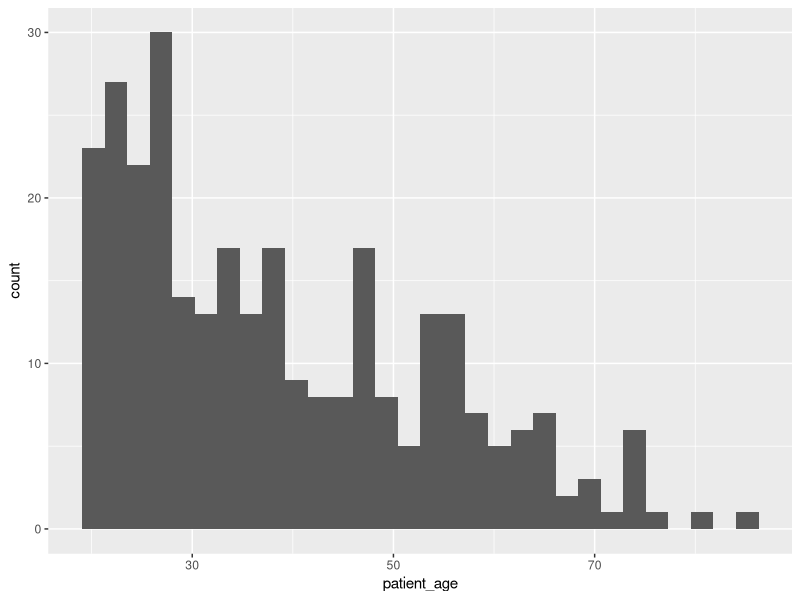
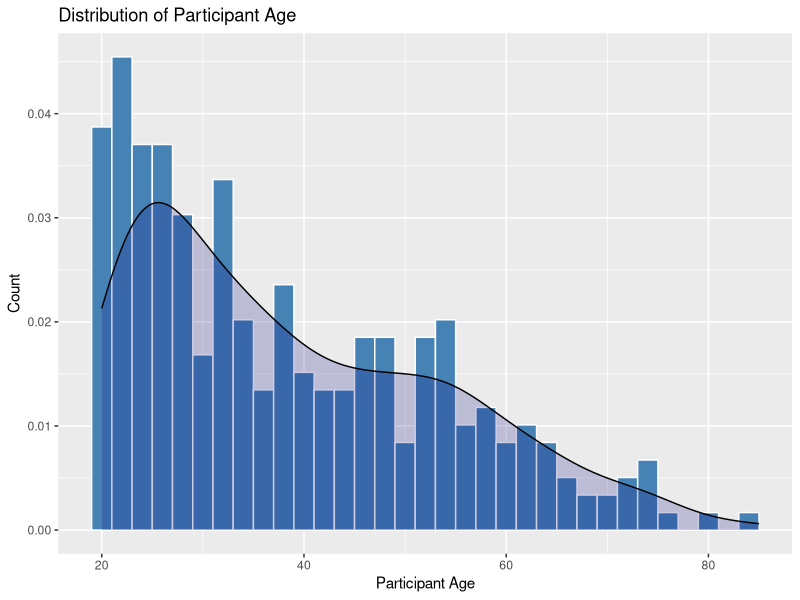
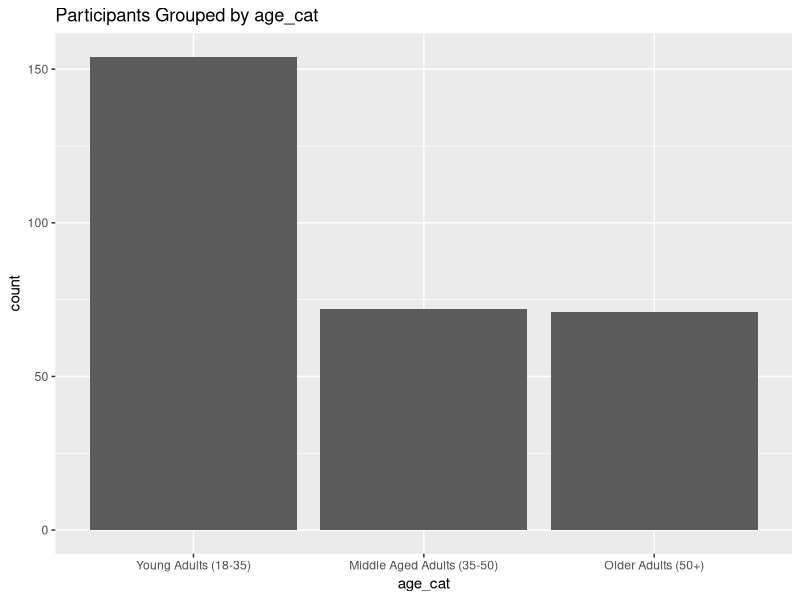
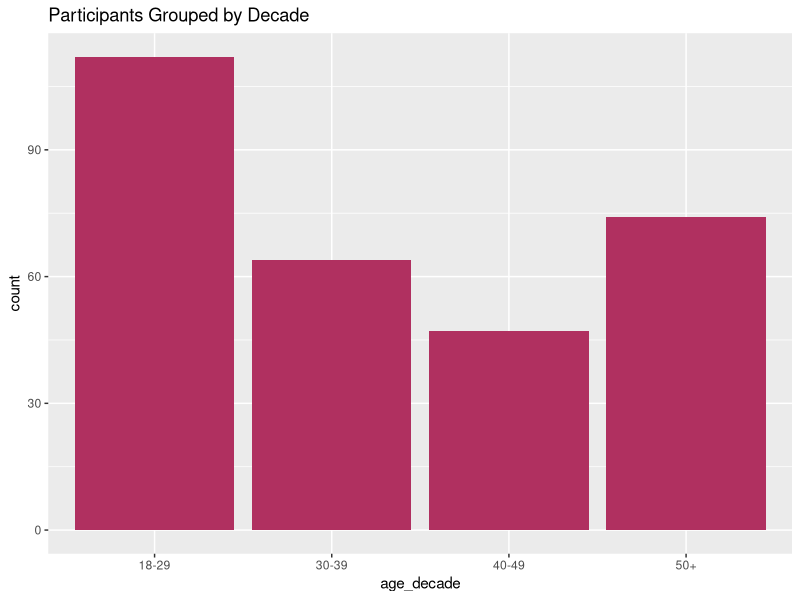

Reproduce these figures in R, in order.
## ---- chunk 1
knitr::opts_chunk$set(echo = TRUE)

library(tidyverse)
## ---- chunk 2
raw_LSU = read.csv(file = "./data/LonelinessAndSubstan-ALLDATA_DATA_2025-12-08_1344.csv")
## ---- chunk 3
raw_LSU |> 
  summarise(
    age_mean = mean(patient_age),
    age_sd = sd(patient_age))
    
ggplot(data = raw_LSU, aes(x = patient_age))+
geom_histogram()

skimr::skim(raw_LSU, patient_age)
## ---- chunk 4
age_df <- raw_LSU |> 
  mutate(
    age_decade = cut(
      patient_age,
      breaks = c(18, 30, 40, 50, Inf),
      labels = c("18-29", "30-39", "40-49", "50+"),
      right = FALSE),
    age_decade = factor(
      age_decade,
      levels = c(
        "18-29",
        "30-39",
        "40-49",
        "50+")))
## ---- chunk 5
age_df <- age_df |> 
  mutate(
    age_cat = case_when(
      patient_age >= 18 & patient_age <= 35 ~ "Young Adults (18-35)",
      patient_age >= 35 & patient_age <= 50 ~ "Middle Aged Adults (35-50)",
      patient_age >= 50 ~ "Older Adults (50+)"),
    age_cat = factor(
      age_cat,
      levels = c(
        "Young Adults (18-35)",
        "Middle Aged Adults (35-50)",
        "Older Adults (50+)")))
## ---- chunk 6
ggplot(age_df, aes(x = patient_age)) +
  geom_histogram(aes(y = ..density..),
                 binwidth = 2, fill = "steelblue", color = "white")+
  geom_density(alpha = .2, fill = "navy") +
  labs(title = "Distribution of Participant Age", x = "Participant Age", y = "Count")
## ---- chunk 7
ggplot(age_df, aes(x = age_cat)) + 
  geom_bar(fill = "grey36") +
  labs(title = "Participants Grouped by age_cat")
## ---- chunk 8
ggplot(age_df, aes(x = age_decade)) + 
  geom_bar(fill = "maroon") +
  labs(title = "Participants Grouped by Decade")
## ---- chunk 9
age_df |> 
  summarise(
    mean_age = mean(patient_age),
    sd_age = sd(patient_age),
    median_age = median(patient_age),
    IQR_age = IQR(patient_age),
    min_age = min(patient_age),
    max_age = max(patient_age))
